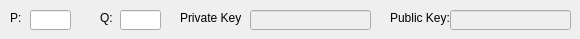
            <widget class="QWidget" name="page_6">
             <widget class="QLineEdit" name="RSA_lineEdit_p">
              <property name="geometry">
               <rect>
                <x>30</x>
                <y>10</y>
                <width>41</width>
                <height>20</height>
               </rect>
              </property>
             </widget>
             <widget class="QLabel" name="label_37">
              <property name="geometry">
               <rect>
                <x>10</x>
                <y>10</y>
                <width>21</width>
                <height>16</height>
               </rect>
              </property>
              <property name="text">
               <string>P: </string>
              </property>
             </widget>
             <widget class="QLineEdit" name="RSA_lineEdit_q">
              <property name="geometry">
               <rect>
                <x>120</x>
                <y>10</y>
                <width>41</width>
                <height>20</height>
               </rect>
              </property>
             </widget>
             <widget class="QLabel" name="label_38">
              <property name="geometry">
               <rect>
                <x>100</x>
                <y>10</y>
                <width>21</width>
                <height>16</height>
               </rect>
              </property>
              <property name="text">
               <string>Q: </string>
              </property>
             </widget>
             <widget class="QLineEdit" name="RSA_lineEdit_prkey">
              <property name="enabled">
               <bool>false</bool>
              </property>
              <property name="geometry">
               <rect>
                <x>250</x>
                <y>10</y>
                <width>121</width>
                <height>20</height>
               </rect>
              </property>
             </widget>
             <widget class="QLabel" name="label_39">
              <property name="geometry">
               <rect>
                <x>180</x>
                <y>10</y>
                <width>61</width>
                <height>16</height>
               </rect>
              </property>
              <property name="text">
               <string>Private Key: </string>
              </property>
             </widget>
             <widget class="QLabel" name="label_40">
              <property name="geometry">
               <rect>
                <x>390</x>
                <y>10</y>
                <width>61</width>
                <height>16</height>
               </rect>
              </property>
              <property name="text">
               <string>Public Key: </string>
              </property>
             </widget>
             <widget class="QLineEdit" name="RSA_lineEdit_pukey">
              <property name="enabled">
               <bool>false</bool>
              </property>
              <property name="geometry">
               <rect>
                <x>450</x>
                <y>10</y>
                <width>121</width>
                <height>20</height>
               </rect>
              </property>
             </widget>
            </widget>
